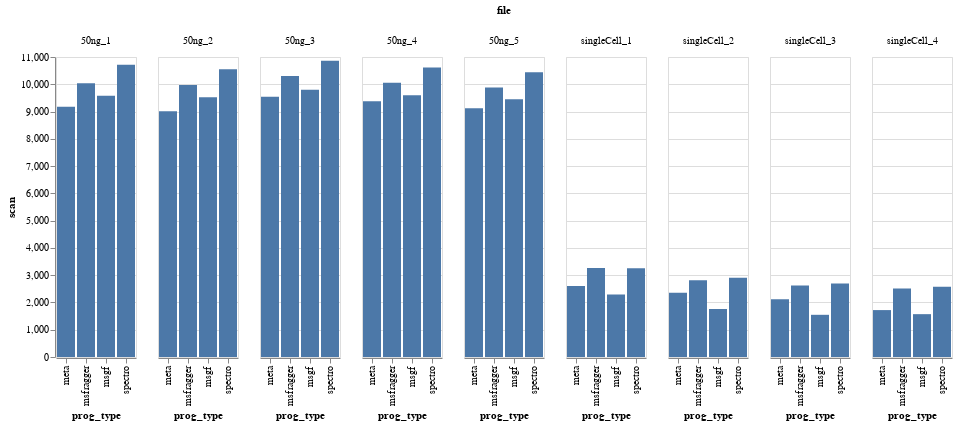

The cell this chart's notebook holds for it:
### Code cell
#completely filtered
alt.Chart(source).mark_bar().encode(
    x='prog_type',
    y='scan',
    column="file"
)

### Figure 1 — Vega-Lite specification as saved in the notebook (floating-point values rounded to 4 significant figures)
{"config": {"view": {"continuousWidth": 400, "continuousHeight": 300}}, "data": {"name": "data-e0b80d7720e2a9a5ca4de961c35567ff"}, "mark": "bar", "encoding": {"column": {"type": "nominal", "field": "file"}, "x": {"type": "nominal", "field": "prog_type"}, "y": {"type": "quantitative", "field": "scan"}}, "$schema": "https://vega.github.io/schema/vega-lite/v4.8.1.json", "datasets": {"data-e0b80d7720e2a9a5ca4de961c35567ff": [{"file": "singleCell_1", "prog_type": "spectro", "pep": 2727, "scan": 3252}, {"file": "singleCell_1", "prog_type": "msgf", "pep": 2068, "scan": 2290}, {"file": "singleCell_1", "prog_type": "msfragger", "pep": 2828, "scan": 3260}, {"file": "singleCell_1", "prog_type": "meta", "pep": 2606, "scan": 2606}, {"file": "singleCell_2", "prog_type": "spectro", "pep": 2515, "scan": 2909}, {"file": "singleCell_2", "prog_type": "msgf", "pep": 1641, "scan": 1759}, {"file": "singleCell_2", "prog_type": "msfragger", "pep": 2505, "scan": 2812}, {"file": "singleCell_2", "prog_type": "meta", "pep": 2352, "scan": 2352}, {"file": "singleCell_3", "prog_type": "spectro", "pep": 2354, "scan": 2696}, {"file": "singleCell_3", "prog_type": "msgf", "pep": 1446, "scan": 1547}, {"file": "singleCell_3", "prog_type": "msfragger", "pep": 2363, "scan": 2622}, {"file": "singleCell_3", "prog_type": "meta", "pep": 2119, "scan": 2119}, {"file": "singleCell_4", "prog_type": "spectro", "pep": 2254, "scan": 2578}, {"file": "singleCell_4", "prog_type": "msgf", "pep": 1472, "scan": 1571}, {"file": "singleCell_4", "prog_type": "msfragger", "pep": 2231, "scan": 2514}, {"file": "singleCell_4", "prog_type": "meta", "pep": 1720, "scan": 1720}, {"file": "50ng_1", "prog_type": "spectro", "pep": 8541, "scan": 10713}, {"file": "50ng_1", "prog_type": "msgf", "pep": 8755, "scan": 9577}, {"file": "50ng_1", "prog_type": "msfragger", "pep": 8747, "scan": 10033}, {"file": "50ng_1", "prog_type": "meta", "pep": 9177, "scan": 9177}, {"file": "50ng_2", "prog_type": "spectro", "pep": 8374, "scan": 10554}, {"file": "50ng_2", "prog_type": "msgf", "pep": 8653, "scan": 9521}, {"file": "50ng_2", "prog_type": "msfragger", "pep": 8555, "scan": 9975}, {"file": "50ng_2", "prog_type": "meta", "pep": 9012, "scan": 9012}, {"file": "50ng_3", "prog_type": "spectro", "pep": 8941, "scan": 10861}, {"file": "50ng_3", "prog_type": "msgf", "pep": 8911, "scan": 9800}, {"file": "50ng_3", "prog_type": "msfragger", "pep": 9214, "scan": 10307}, {"file": "50ng_3", "prog_type": "meta", "pep": 9543, "scan": 9543}, {"file": "50ng_4", "prog_type": "spectro", "pep": 8642, "scan": 10619}, {"file": "50ng_4", "prog_type": "msgf", "pep": 8752, "scan": 9595}, {"file": "50ng_4", "prog_type": "msfragger", "pep": 8958, "scan": 10053}, {"file": "50ng_4", "prog_type": "meta", "pep": 9374, "scan": 9374}, {"file": "50ng_5", "prog_type": "spectro", "pep": 8463, "scan": 10438}, {"file": "50ng_5", "prog_type": "msgf", "pep": 8591, "scan": 9455}, {"file": "50ng_5", "prog_type": "msfragger", "pep": 8670, "scan": 9886}, {"file": "50ng_5", "prog_type": "meta", "pep": 9119, "scan": 9119}]}}
